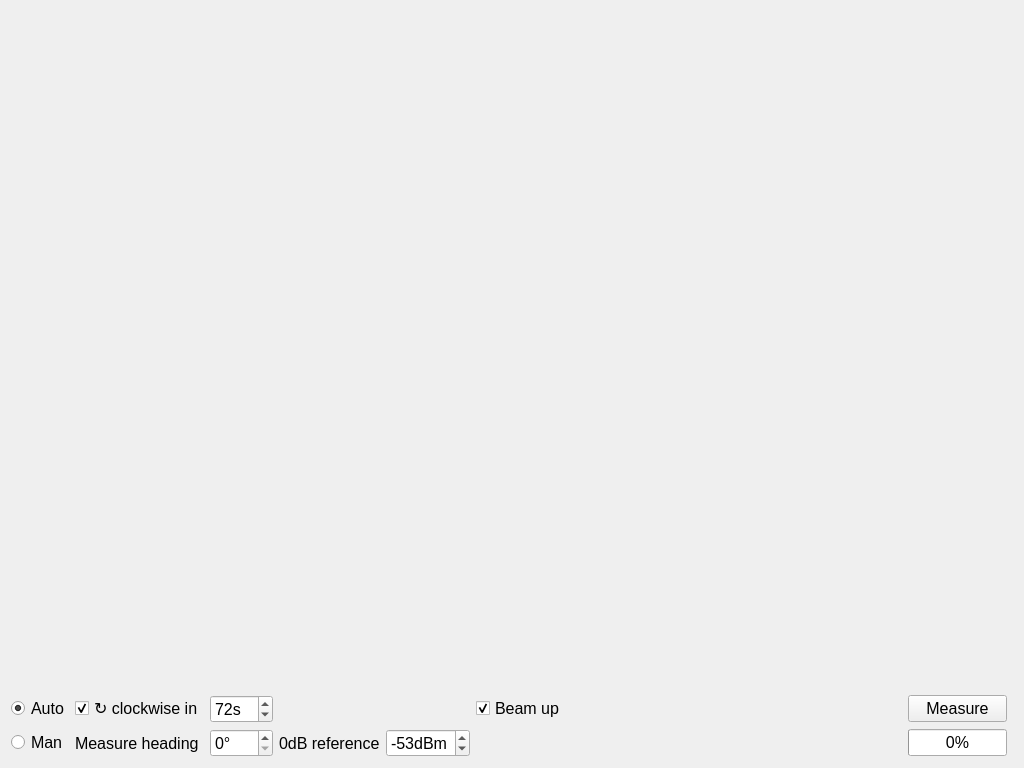
<?xml version="1.0" encoding="UTF-8"?>
<ui version="4.0">
 <class>Pattern</class>
 <widget class="QWidget" name="Pattern">
  <property name="geometry">
   <rect>
    <x>0</x>
    <y>0</y>
    <width>1024</width>
    <height>768</height>
   </rect>
  </property>
  <property name="windowTitle">
   <string>Antenna pattern</string>
  </property>
  <layout class="QGridLayout" name="gridLayout">
   <item row="0" column="0">
    <layout class="QGridLayout" name="gridLayout_3">
     <item row="2" column="4">
      <widget class="QSpinBox" name="refdBm">
       <property name="font">
        <font>
         <pointsize>12</pointsize>
        </font>
       </property>
       <property name="toolTip">
        <string>Approx signal pointing directly at source (-53dBm = S9+40dB)</string>
       </property>
       <property name="suffix">
        <string>dBm</string>
       </property>
       <property name="prefix">
        <string/>
       </property>
       <property name="minimum">
        <number>-99</number>
       </property>
       <property name="maximum">
        <number>-25</number>
       </property>
       <property name="value">
        <number>-53</number>
       </property>
      </widget>
     </item>
     <item row="2" column="2">
      <widget class="QSpinBox" name="heading">
       <property name="enabled">
        <bool>true</bool>
       </property>
       <property name="sizePolicy">
        <sizepolicy hsizetype="Minimum" vsizetype="Fixed">
         <horstretch>0</horstretch>
         <verstretch>0</verstretch>
        </sizepolicy>
       </property>
       <property name="font">
        <font>
         <pointsize>12</pointsize>
        </font>
       </property>
       <property name="toolTip">
        <string>Start point, not a bearing from North</string>
       </property>
       <property name="suffix">
        <string>°</string>
       </property>
       <property name="maximum">
        <number>360</number>
       </property>
       <property name="singleStep">
        <number>5</number>
       </property>
      </widget>
     </item>
     <item row="1" column="0">
      <widget class="QRadioButton" name="radioButton">
       <property name="font">
        <font>
         <pointsize>12</pointsize>
        </font>
       </property>
       <property name="toolTip">
        <string>Plot a full circle when measure is pressed</string>
       </property>
       <property name="text">
        <string>Auto</string>
       </property>
       <property name="checked">
        <bool>true</bool>
       </property>
       <attribute name="buttonGroup">
        <string notr="true">autoMan</string>
       </attribute>
      </widget>
     </item>
     <item row="1" column="5">
      <widget class="QCheckBox" name="beamUp">
       <property name="font">
        <font>
         <pointsize>12</pointsize>
        </font>
       </property>
       <property name="toolTip">
        <string>Scotty</string>
       </property>
       <property name="text">
        <string>Beam up</string>
       </property>
       <property name="checked">
        <bool>true</bool>
       </property>
      </widget>
     </item>
     <item row="2" column="0">
      <widget class="QRadioButton" name="manual">
       <property name="font">
        <font>
         <pointsize>12</pointsize>
        </font>
       </property>
       <property name="toolTip">
        <string>Plot the value for the set heading when measure is pressed</string>
       </property>
       <property name="text">
        <string>Man</string>
       </property>
       <property name="checked">
        <bool>false</bool>
       </property>
       <attribute name="buttonGroup">
        <string notr="true">autoMan</string>
       </attribute>
      </widget>
     </item>
     <item row="1" column="6">
      <widget class="QPushButton" name="measure">
       <property name="font">
        <font>
         <pointsize>12</pointsize>
        </font>
       </property>
       <property name="toolTip">
        <string>Start auto or manual measurement</string>
       </property>
       <property name="text">
        <string>Measure</string>
       </property>
       <property name="checkable">
        <bool>false</bool>
       </property>
      </widget>
     </item>
     <item row="2" column="3">
      <widget class="QLabel" name="label_2">
       <property name="font">
        <font>
         <pointsize>12</pointsize>
        </font>
       </property>
       <property name="text">
        <string>0dB reference</string>
       </property>
      </widget>
     </item>
     <item row="2" column="1">
      <widget class="QLabel" name="label">
       <property name="font">
        <font>
         <pointsize>12</pointsize>
        </font>
       </property>
       <property name="text">
        <string>Measure heading</string>
       </property>
      </widget>
     </item>
     <item row="2" column="5">
      <spacer name="horizontalSpacer">
       <property name="font">
        <font>
         <pointsize>12</pointsize>
        </font>
       </property>
       <property name="orientation">
        <enum>Qt::Orientation::Horizontal</enum>
       </property>
       <property name="sizeHint" stdset="0">
        <size>
         <width>40</width>
         <height>20</height>
        </size>
       </property>
      </spacer>
     </item>
     <item row="2" column="6">
      <widget class="QProgressBar" name="progress">
       <property name="sizePolicy">
        <sizepolicy hsizetype="Minimum" vsizetype="Fixed">
         <horstretch>0</horstretch>
         <verstretch>0</verstretch>
        </sizepolicy>
       </property>
       <property name="font">
        <font>
         <pointsize>12</pointsize>
        </font>
       </property>
       <property name="value">
        <number>0</number>
       </property>
       <property name="textVisible">
        <bool>true</bool>
       </property>
      </widget>
     </item>
     <item row="1" column="1">
      <widget class="QCheckBox" name="clockwise">
       <property name="font">
        <font>
         <pointsize>12</pointsize>
        </font>
       </property>
       <property name="toolTip">
        <string>Clockwise or Anticlockwise</string>
       </property>
       <property name="text">
        <string>↻ clockwise in</string>
       </property>
       <property name="checked">
        <bool>true</bool>
       </property>
      </widget>
     </item>
     <item row="1" column="2">
      <widget class="QSpinBox" name="rotateTime">
       <property name="font">
        <font>
         <pointsize>12</pointsize>
        </font>
       </property>
       <property name="toolTip">
        <string>Time to rotate 360 deg</string>
       </property>
       <property name="specialValueText">
        <string/>
       </property>
       <property name="suffix">
        <string>s</string>
       </property>
       <property name="minimum">
        <number>1</number>
       </property>
       <property name="maximum">
        <number>999</number>
       </property>
       <property name="value">
        <number>72</number>
       </property>
      </widget>
     </item>
     <item row="0" column="0" colspan="8">
      <widget class="PlotWidget" name="plotwidget" native="true">
       <property name="enabled">
        <bool>true</bool>
       </property>
       <property name="sizePolicy">
        <sizepolicy hsizetype="Expanding" vsizetype="Expanding">
         <horstretch>0</horstretch>
         <verstretch>0</verstretch>
        </sizepolicy>
       </property>
       <property name="font">
        <font>
         <pointsize>12</pointsize>
        </font>
       </property>
      </widget>
     </item>
    </layout>
   </item>
  </layout>
 </widget>
 <customwidgets>
  <customwidget>
   <class>PlotWidget</class>
   <extends>QWidget</extends>
   <header location="global">pyqtgraph</header>
   <container>1</container>
  </customwidget>
 </customwidgets>
 <resources/>
 <connections/>
 <buttongroups>
  <buttongroup name="autoMan"/>
  <buttongroup name="processing"/>
 </buttongroups>
</ui>
